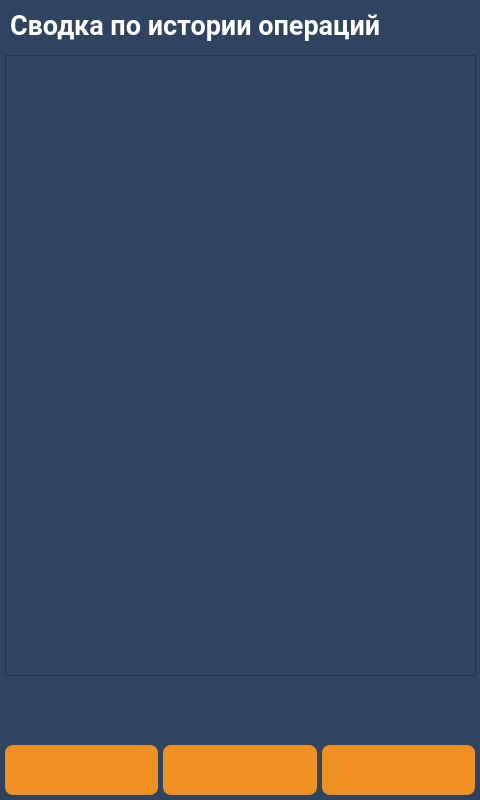
<?xml version="1.0" encoding="UTF-8"?>
<ui version="4.0">
 <class>screen_21_summary</class>
 <widget class="QWidget" name="screen_21_summary">
  <property name="geometry">
   <rect>
    <x>0</x>
    <y>0</y>
    <width>480</width>
    <height>800</height>
   </rect>
  </property>
  <property name="windowTitle">
   <string>screen_21_summary</string>
  </property>
  <property name="styleSheet">
   <string notr="true">QWidget{
	background-color: #2e4461;
}
QLabel {
	background: none;
	color: #FFFFFF;
	border-width: 0px;
	border-radius: 0px;
	font-family: "Roboto", Sans-serif;
}
#background {
	color: #FFFFFF;
	background-color: #2e4461;
	border-width: 2px;
	border-style: groove;
	border-color: #ff9923;
	border-radius: 0px;
	font-family: "Roboto", Sans-serif;
}
QPushButton {
	color: #FFFFFF;
	background-color: #f09022;
	border-width: 0px;
	border-style: outset;
	border-color: #EAA657;
	border-radius: 8px;
	font-weight: 600;
    font-size: 25px;
	font-family: "Roboto", Sans-serif;
}</string>
  </property>
  <widget class="QPushButton" name="btn_up">
   <property name="enabled">
    <bool>true</bool>
   </property>
   <property name="geometry">
    <rect>
     <x>5</x>
     <y>745</y>
     <width>153</width>
     <height>50</height>
    </rect>
   </property>
   <property name="minimumSize">
    <size>
     <width>0</width>
     <height>0</height>
    </size>
   </property>
   <property name="font">
    <font>
     <family>Roboto</family>
     <pointsize>-1</pointsize>
     <weight>75</weight>
     <bold>true</bold>
    </font>
   </property>
   <property name="text">
    <string />
   </property>
   <property name="icon">
    <iconset resource="../img/resources.qrc">
     <normaloff>:/icons/up.png</normaloff>:/icons/up.png</iconset>
   </property>
   <property name="iconSize">
    <size>
     <width>51</width>
     <height>51</height>
    </size>
   </property>
  </widget>
  <widget class="QPushButton" name="btn_back">
   <property name="enabled">
    <bool>true</bool>
   </property>
   <property name="geometry">
    <rect>
     <x>163</x>
     <y>745</y>
     <width>154</width>
     <height>50</height>
    </rect>
   </property>
   <property name="minimumSize">
    <size>
     <width>0</width>
     <height>0</height>
    </size>
   </property>
   <property name="font">
    <font>
     <family>Roboto</family>
     <pointsize>-1</pointsize>
     <weight>75</weight>
     <bold>true</bold>
    </font>
   </property>
   <property name="text">
    <string />
   </property>
   <property name="icon">
    <iconset resource="../img/resources.qrc">
     <normaloff>:/icons/back_white.png</normaloff>:/icons/back_white.png</iconset>
   </property>
   <property name="iconSize">
    <size>
     <width>51</width>
     <height>51</height>
    </size>
   </property>
  </widget>
  <widget class="QLabel" name="lbl_info_1">
   <property name="enabled">
    <bool>true</bool>
   </property>
   <property name="geometry">
    <rect>
     <x>10</x>
     <y>5</y>
     <width>451</width>
     <height>40</height>
    </rect>
   </property>
   <property name="font">
    <font>
     <family>Roboto</family>
     <pointsize>20</pointsize>
     <weight>75</weight>
     <bold>true</bold>
    </font>
   </property>
   <property name="layoutDirection">
    <enum>Qt::LeftToRight</enum>
   </property>
   <property name="text">
    <string>Сводка по истории операций</string>
   </property>
  </widget>
  <widget class="QListWidget" name="listWidget">
   <property name="enabled">
    <bool>true</bool>
   </property>
   <property name="geometry">
    <rect>
     <x>5</x>
     <y>55</y>
     <width>471</width>
     <height>621</height>
    </rect>
   </property>
   <property name="sizePolicy">
    <sizepolicy hsizetype="Expanding" vsizetype="Expanding">
     <horstretch>0</horstretch>
     <verstretch>0</verstretch>
    </sizepolicy>
   </property>
   <property name="whatsThis">
    <string>&lt;html&gt;&lt;head/&gt;&lt;body&gt;&lt;p&gt;&lt;br/&gt;&lt;/p&gt;&lt;/body&gt;&lt;/html&gt;</string>
   </property>
   <property name="horizontalScrollBarPolicy">
    <enum>Qt::ScrollBarAsNeeded</enum>
   </property>
   <property name="autoScroll">
    <bool>true</bool>
   </property>
  </widget>
  <widget class="QPushButton" name="btn_down">
   <property name="enabled">
    <bool>true</bool>
   </property>
   <property name="geometry">
    <rect>
     <x>322</x>
     <y>745</y>
     <width>153</width>
     <height>50</height>
    </rect>
   </property>
   <property name="minimumSize">
    <size>
     <width>0</width>
     <height>0</height>
    </size>
   </property>
   <property name="font">
    <font>
     <family>Roboto</family>
     <pointsize>-1</pointsize>
     <weight>75</weight>
     <bold>true</bold>
    </font>
   </property>
   <property name="text">
    <string />
   </property>
   <property name="icon">
    <iconset resource="../img/resources.qrc">
     <normaloff>:/icons/down.png</normaloff>:/icons/down.png</iconset>
   </property>
   <property name="iconSize">
    <size>
     <width>51</width>
     <height>51</height>
    </size>
   </property>
  </widget>
 </widget>
 <resources>
  <include location="../img/resources.qrc" />
 </resources>
 <connections />
</ui>
